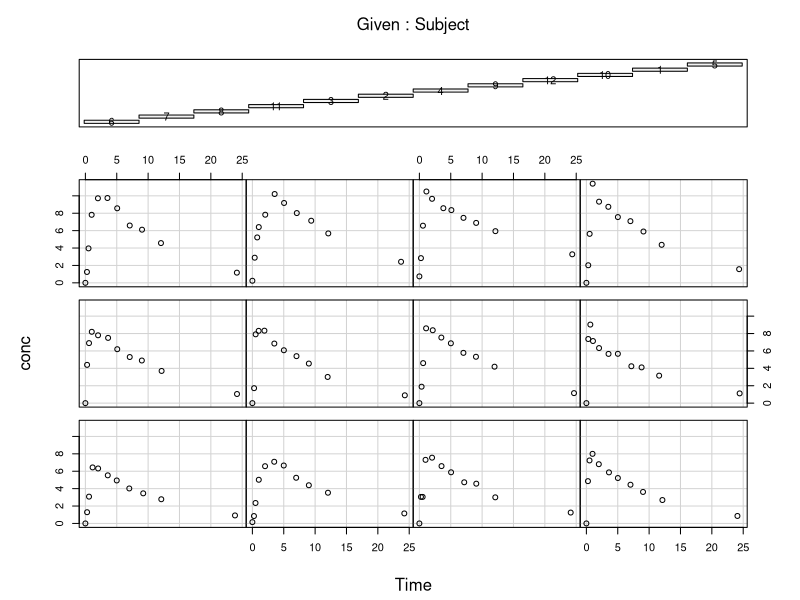
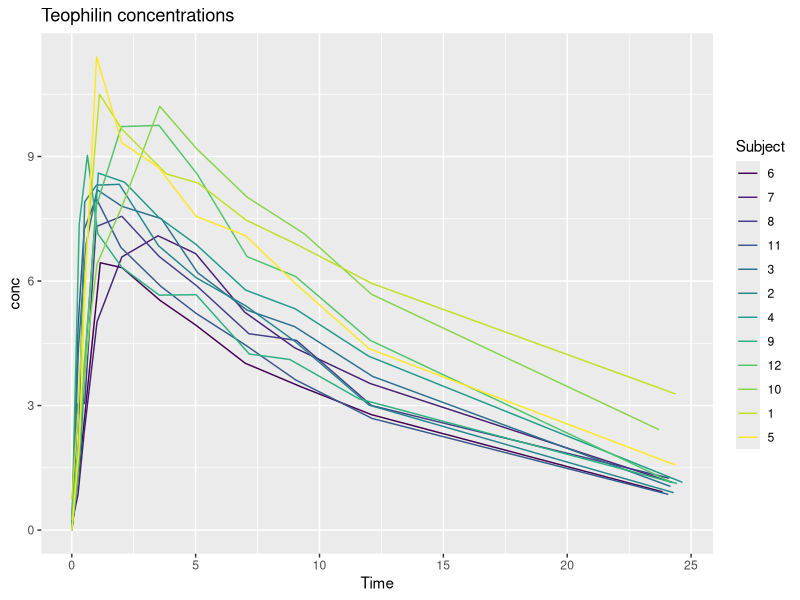
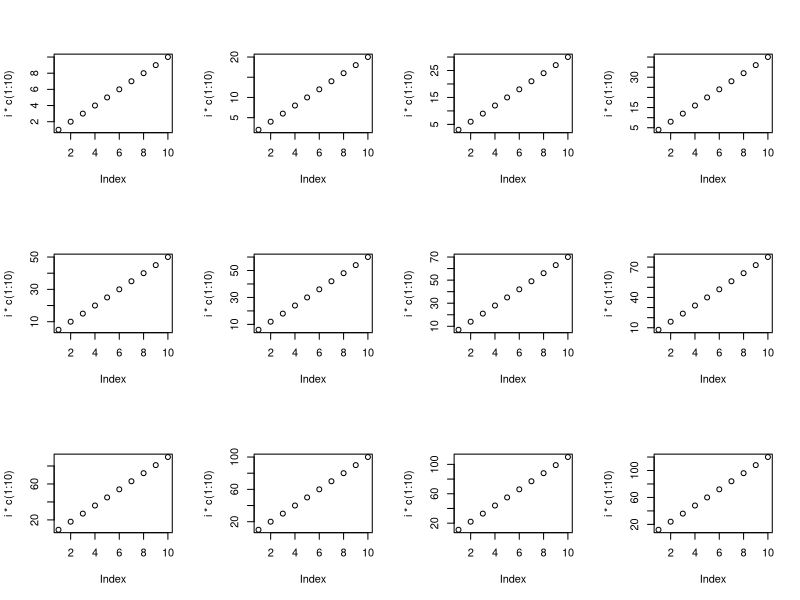
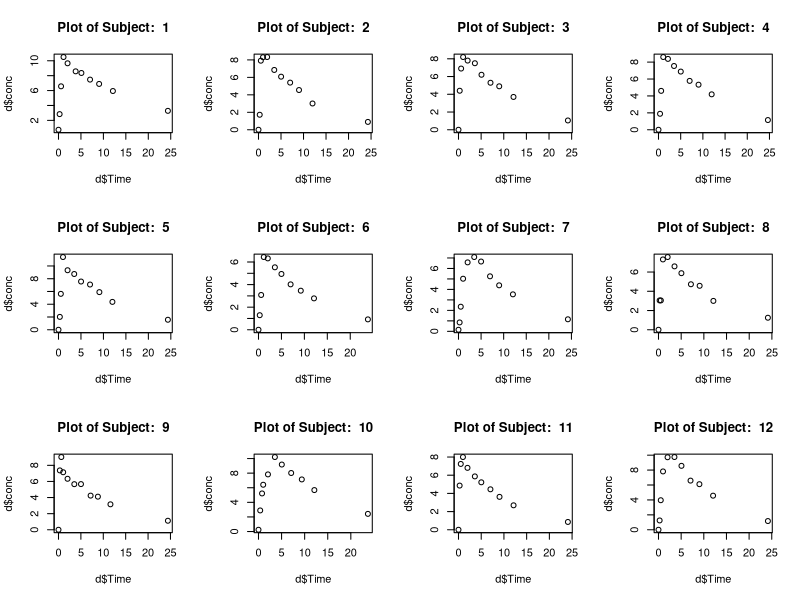
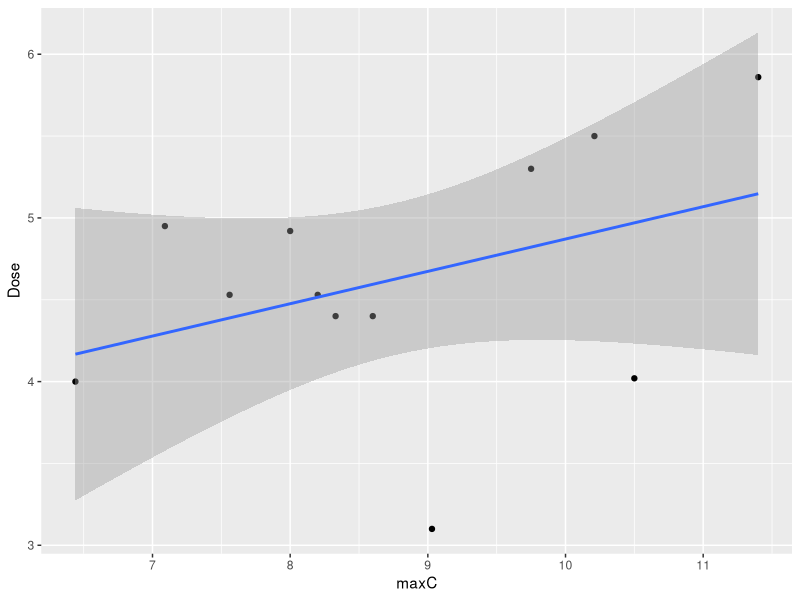
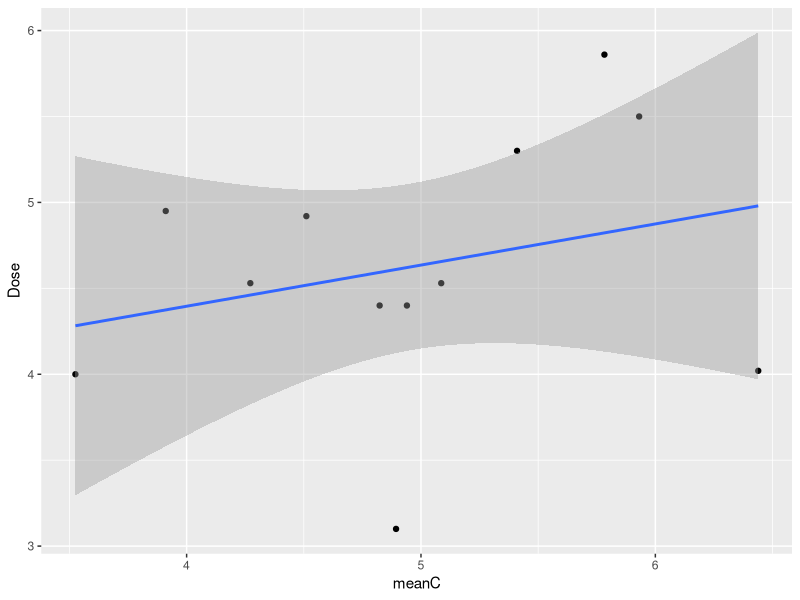
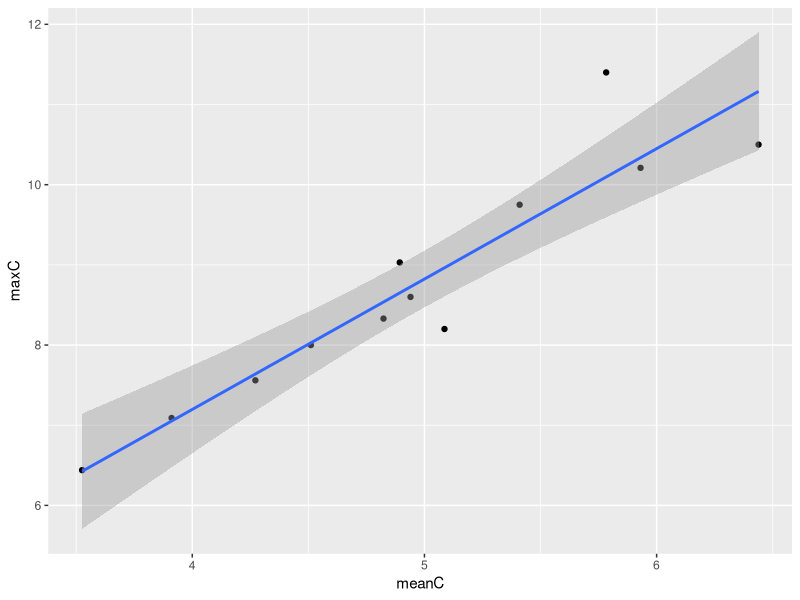
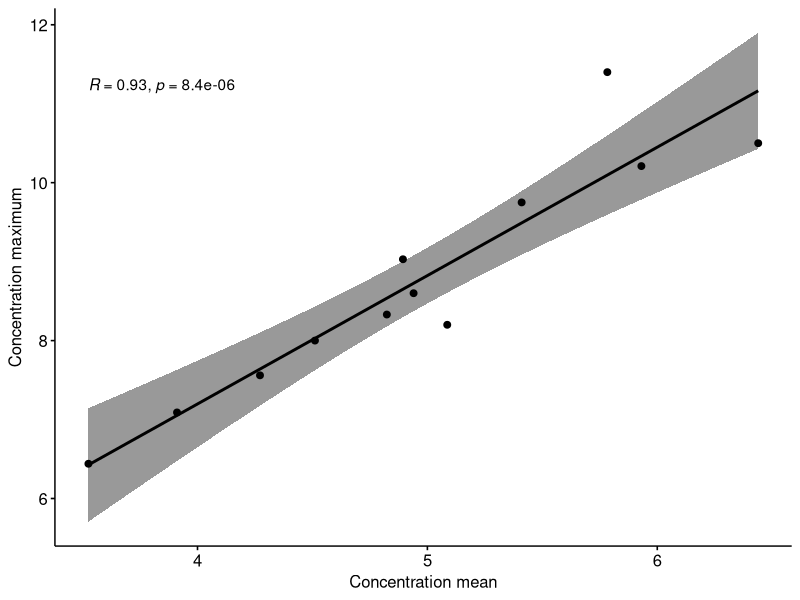

R code for these plots, in order:
# THIS CODE IS MY OWN WORK, IT WAS WRITTEN WITHOUT CONSULTING

# STUDENT NAME: Jouni Kettunen 

#### TASK1 ####

# get an overview of the Theoph dataset with help
help(Theoph)

# the dose is given in the datasets "Dose" column, only timespan and n are mentioned in text
# "Twelve subjects were given oral doses of theophylline then serum concentrations were measured at 11 time points over the next 25 hours."

#returns the sturcture of dataset and telling it's data.frame and etc.
str(Theoph)


#inspecting the first six values
head(Theoph)

# get a summary of the statistics 
summary(Theoph)

#### TASK2 ####

# save the reference to the dataset to a local variable for further manipulation
Theo_data <- Theoph

# At first I only managed to do the plot that was in the help page

# here's what they use in the example of the help page of Theoph (except show.given is FALSE)
coplot(conc ~ Time | Subject, data = Theoph, show.given = TRUE)
# in a way I think this is quite handy, but not that clear by default

# Then I saw that you used the ggplot and decided to have a go

# Load ggplot and dplyr to use piping
library(ggplot2)
library(dplyr)

# pipe the dataframe, group it and color it by the Subjects. All in one graph.
ggplot(Theo_data %>% group_by(Subject), 
       aes(x = Time, y = conc, color = Subject)) + geom_line() + ggtitle("Teophilin concentrations")
# This is the best!


# For loop is still a mystery, it has been always the most difficult thing to me in all languages

par(mfrow = c(3,4))

# I understand the example
for (i in 1:12){
  plot(i*c(1:10))
}
# but how to implement, no idea.

# But during these desperate coding years I've tried to rely on Mr. Google and Stackoverflow. 
# And here's what I found out. Not that I truly understand, but still.

# Make canvas in size 3x4
par(mfrow = c(3, 4))

# Make an ordered data frame
Theo_data2 <- Theoph%>% group_by(Subject)

# for x in unique() gives all unique values (levels should work also)
for (cat in unique(Theo_data2$Subject)){
  
  # this subsets the data by selecting the corresponding Subject
  d <- subset(Theo_data2, Theo_data2$Subject == cat)
  
  # and this plots the subjects data conc~time manner
  plot(d$Time, d$conc, xlim = range(d$Time), ylim = range(d$conc),
       
       # couldn't extract the Subject info from the data frame, so I used the looping variable
       # this naturally works only in these 1 to something plots
       main = paste("Plot of Subject: ", cat))
}

# return the canvas size
par(mfrow = c(1,1))

#### TASK3 ####

# Three individual dataframes

# dose is constant so no need for max and mean, just pick the values with either or
theoDose <- aggregate(list(Dose = Theo_data$Dose),by=list(Subject = Theo_data$Subject),mean)

# Max and Mean for the concentration
theoMaxC <- aggregate(list(maxC = Theo_data$conc),by=list(Subject = Theo_data$Subject),max)
theomeanC <- aggregate(list(meanC = Theo_data$conc),by=list(Subject = Theo_data$Subject),mean)

### TASK 4 ###

# Fo easier operations, combine the three data frames (only value columns needed from last 2)

doseConcentration <- data.frame(theoDose, maxC = theoMaxC$maxC, meanC = theomeanC$meanC)

# Investigate the relationships of dose vs concentration with ggplot

# plot dose vs. max concentration, gray area (to my understanding) is the SD
ggplot(doseConcentration %>% group_by(Subject) 
       ,(aes(x = maxC, y = Dose))) + geom_point() + geom_smooth(method = "lm") 

# Plot dose vs mean concentration. No need to re-pipe, as the frame is already in
ggplot(doseConcentration,(aes(x = meanC, y = Dose))) + geom_point() + geom_smooth(method = "lm")

# Really ugly looking dispersion with several outliers!

# Relationship between max and mean concentration
ggplot(doseConcentration,(aes(x = meanC, y = maxC))) + geom_point() + geom_smooth(method = "lm")
# This is something to be expected and to occur. Nicely plotted around the line.

### Task 5 & 6 ###

# After googling decided to use easier way to combine correlation and plot directly

# load to make some graphs and correlations
library(ggpubr)

# pearson correlation and the graph for the values
ggscatter(doseConcentration, x = "meanC", y = "maxC", add = "reg.line", 
          conf.int = TRUE, cor.coef = TRUE, cor.method = "pearson",
          xlab = "Concentration mean", ylab = "Concentration maximum")

ggscatter(doseConcentration, x = "meanC", y = "Dose", add = "reg.line", 
          conf.int = TRUE, cor.coef = TRUE, cor.method = "pearson",
          xlab = "Mean concentration", ylab = "Dose")

# for some reason the colors dont work properly and the graphs are bit archaic 
ggscatter(doseConcentration, x = "maxC", y = "Dose", add = "reg.line", 
          conf.int = TRUE, cor.coef = TRUE, cor.method = "pearson",
          xlab = "Max concentration", ylab = "Dose", palette = c("springfield"))

# to sum it up: only meanc and maxC had a statistically significant correlation.
# rest two had a weak positive correlation

